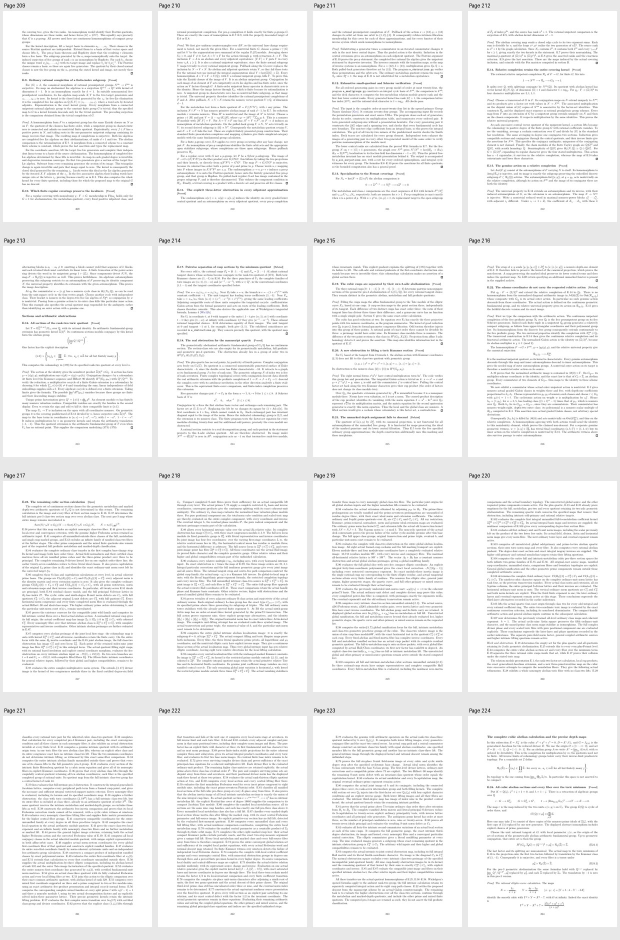
#> input picture raw/pro_returns/LM7_FERMAT_TOWER_20261113T1842Z/LM7_FERMAT_TOWER/qa/contact_209_224.jpg, 1240 x 1880 px, given in place of 149_scan005.jpg, which was not available (shown at 1/2 size)
$ python recover_first_crop_pixels.py
#> lines starting #> are read from the running program, lines starting #| are printed output that depends on the picture
#!/usr/bin/env python3
"""Verify five recovered first-crop rectangles against every saved RGB pixel.

Default execution is read-only. --record writes the evidence note/JSON once and
appends only verified missing rows to first_crop_coordinates.tsv. No scan, crop,
page, review, adjudication, or frozen independent return is modified.
"""
from __future__ import annotations

import argparse
import csv
from datetime import datetime, timezone
import fcntl
import hashlib
import io
import json
import os
from pathlib import Path

from PIL import Image, ImageChops, ImageFilter, ImageOps, __version__ as pillow_version

EDITION = Path(__file__).resolve().parents[1]
ROOT = EDITION.parent
DOCUMENTATION = EDITION / 'documentation'
CASES = [
    ('005', '19', (465, 865, 1130, 1005), True),
    ('010', '14', (1172, 2080, 1631, 2189), True),
    ('010', '15', (272, 2184, 741, 2289), True),
    ('010', '16', (925, 2242, 1265, 2345), True),
    ('018', '10', (280, 1411, 624, 1525), False),
]


def sha256(data: bytes) -> str:
    return hashlib.sha256(data).hexdigest()


def verify_case(scan: str, number: str, box: tuple[int, ...], sharpen: bool) -> dict:
#> called with scan = '005', number = '19', box = (465, 865, 1130, 1005), sharpen = True
    source_path = ROOT / f'source/SP84_C13_149_scans/149_scan{scan}.jpg'
    crop_path = EDITION / f'crops/149_scan{scan}_c{number}.png'
    source = Image.open(source_path).convert('RGB')
#> source is the input picture: PIL image 1240x1880 RGB; mean R, G, B 240, 240, 240
    saved = Image.open(crop_path).convert('RGB')
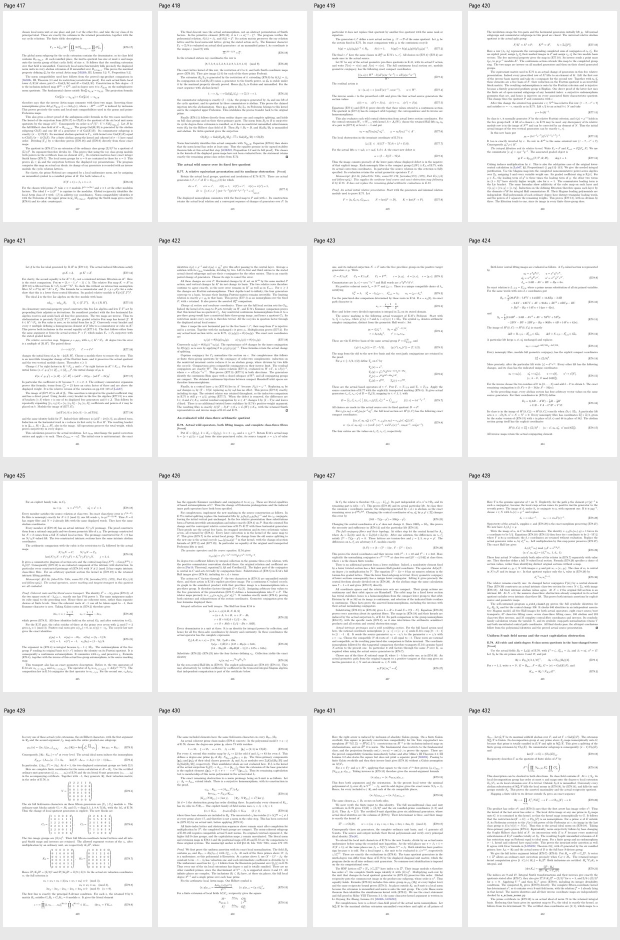
#> input picture raw/pro_returns/LM7_FERMAT_TOWER_20261113T1842Z/LM7_FERMAT_TOWER/qa/contact_417_432.jpg, 1240 x 1880 px, given in place of 149_scan005_c19.png, which was not available (shown at 1/2 size)
#> saved is the input picture: PIL image 1240x1880 RGB; mean R, G, B 242.6, 242.6, 242.6
    reproduced = ImageOps.autocontrast(source.crop(box), cutoff=0.5)
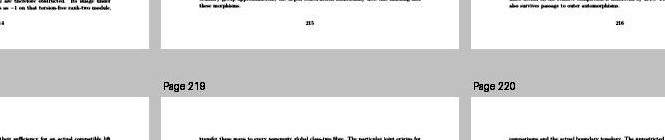
#> reproduced: PIL image 665x140 RGB; min 0, max 255, mean 226.9
    output_size = (2600, round(reproduced.height * 2600 / reproduced.width))
#> output_size = (2600, 547)
    reproduced = reproduced.resize(output_size, Image.Resampling.LANCZOS)
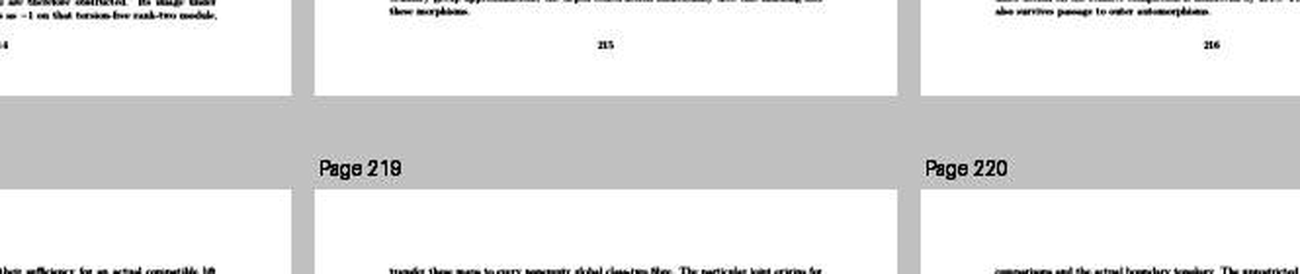
#> reproduced: PIL image 2600x547 RGB (shown at 1/2 size); min 0, max 255, mean 226.7
    if sharpen:
        reproduced = reproduced.filter(
            ImageFilter.UnsharpMask(radius=1.5, percent=120, threshold=3)
        )
    if reproduced.size != saved.size:
#> (the run stopped early here; a loop or call above may not have finished)
